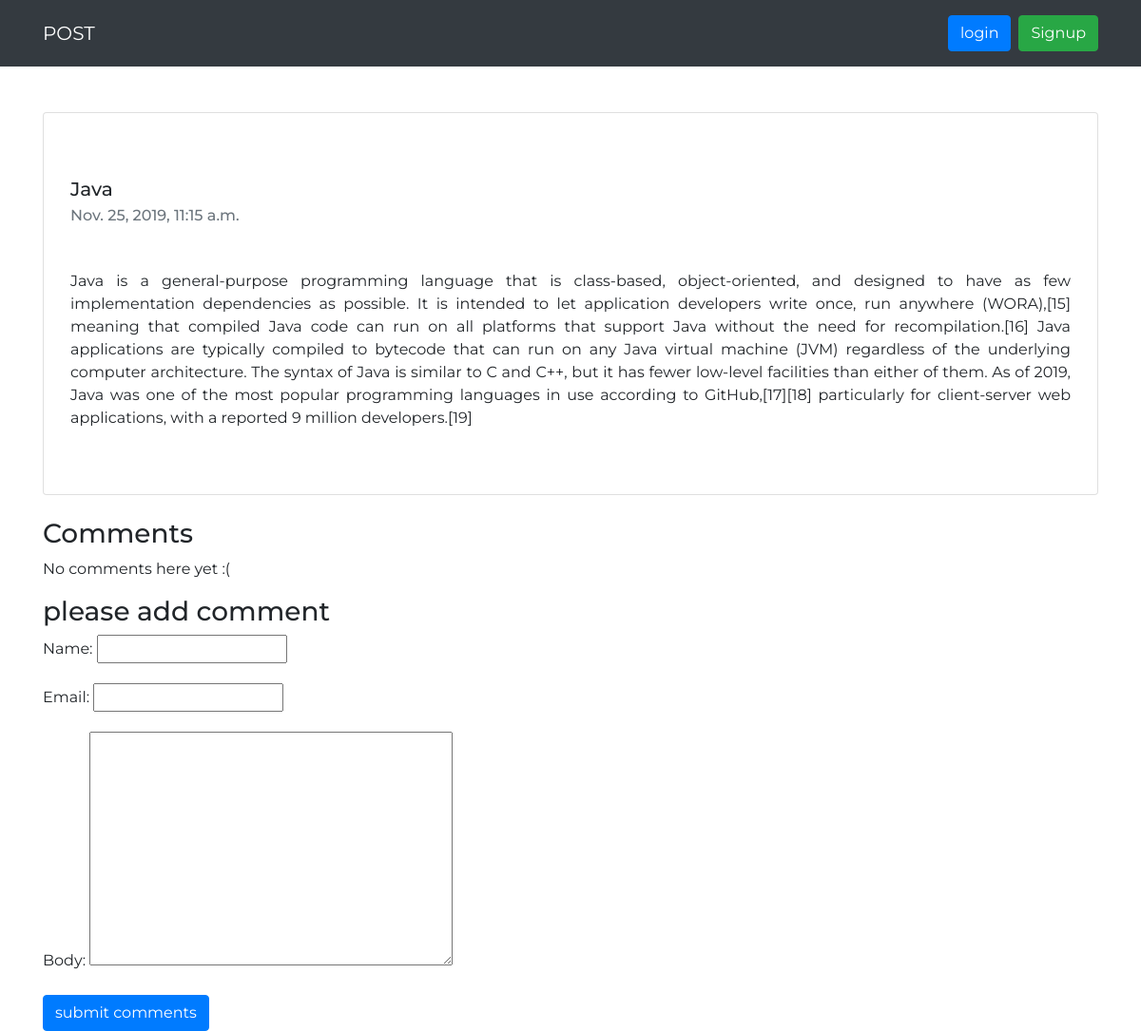
Screenshot of /detail/16 with the database file from the repository.
### blogapp/models.py (models this page shows, shortened)
class Post(models.Model):
    STATUS_CHOICE=(('draft','Draft'),('published','Published'))
    title=models.CharField(max_length=260)
    slug=models.SlugField(max_length=264,unique_for_date='publish')
    author=models.ForeignKey(User,related_name='blog_posts',on_delete=models.CASCADE)
    body=models.TextField()
    publish=models.DateTimeField(default=timezone.now)
    created=models.DateTimeField(auto_now_add=True)
    updated=models.DateTimeField(auto_now=True)
    status=models.CharField(max_length=20,choices=STATUS_CHOICE,default='draft')
    objects=CustomManager()
    class Meta:
        ordering=('-publish',)

### blogapp/views.py (the view, shortened to what this page needs)
# urls.py: path('detail/<int:pk>',views.detail_view.as_view()),
class detail_view(DetailView):
    model=Post
    template_name='blogapp/detail.html'
    def get_context_data(self,**kwargs):
        context=super(detail_view,self).get_context_data(**kwargs)
        context['form']=CommentForm
        context['comments']=Comment.objects.filter(post=self.get_object())
        return context

### blogapp/models.py (called while the page is built)
    def get_queryset(self):
        return super().get_queryset().filter(status='published')

### templates/blogapp/detail.html (shortened to what this page needs)
<!DOCTYPE html>
{% extends 'blogapp/base.html'%}
{% block content %}
<div class="card mb-4 py-5 px-2">
    <div class="card-body">
        <h5 class="card-title" id="blog-title">{{post.title}}</h5>
        <h6 class="card-subtitle mb-5 text-muted">{{post.publish}}</h6>
        <p class="card-text text-justify">{{post.body}}</p>
    </div>
</div>
<h3>Comments</h3>
{% for c in comments %}
    <div class="comment">
        <a>name: {{ c.name}}<a><br>
        <p>comment :{{ c.body| linebreaks }}</p><br><br>
    </div>
{% empty %}
    <p>No comments here yet :(</p>
{% endfor %}
<h3>please add comment</h3>
{% if comment %}
<h2>our comment is added successfully</h2>
{% else %}
<form  method="post">
  {{form.as_p}}
  <input type="submit" class="btn btn-primary" value="submit comments">
  </form>
</div>
{% endif %}
{% endblock %}

### static/css/style.css (style rules this page uses)
body { background-repeat: no-repeat; background-size: cover; font-family: Montserrat; }
#blog-title { text-transform: capitalize; }

### rows the page displays
Post: title "Java", publish "Nov. 25, 2019, 11:15 a.m.", body "Java is a general-purpose programming language that is class-based, object-oriented, and designed to have as few implementation dependencies as possible. It is intended to let application developers write once, run anywhere (WORA),[15] meaning that compiled Java code can run on all platforms that support Java without the need for recompilation.[16] Java applications are typically compiled to bytecode that can run on any Java virtual machine (JVM) regardless of the underlying computer architecture. The syntax of Java is similar to C and C++, but it has fewer low-level facilities than either of them. As of 2019, Java was one of the most popular programming languages in use according to…"
